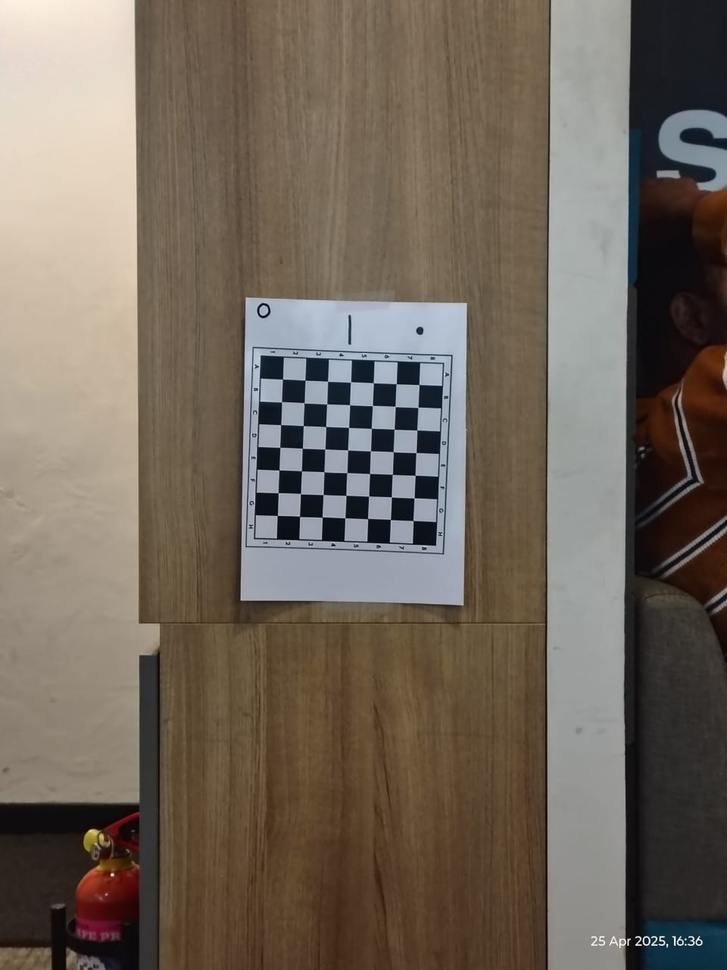
#> input picture data/checkerboard_patterns_left.jpeg, 727 x 970 px, shrunk from 960 x 1280 before the run, found by its file name
$ python sparse_disp_orb.py
#> lines starting #> are read from the running program, lines starting #| are printed output that depends on the picture; long printed decimals are rounded
import cv2
import numpy as np

# Load grayscale stereo images
imgR = cv2.imread('/home/vedant/Documents/Projects_Flam/stereo_disp/data/checkerboard_patterns_left.jpeg', cv2.IMREAD_GRAYSCALE)
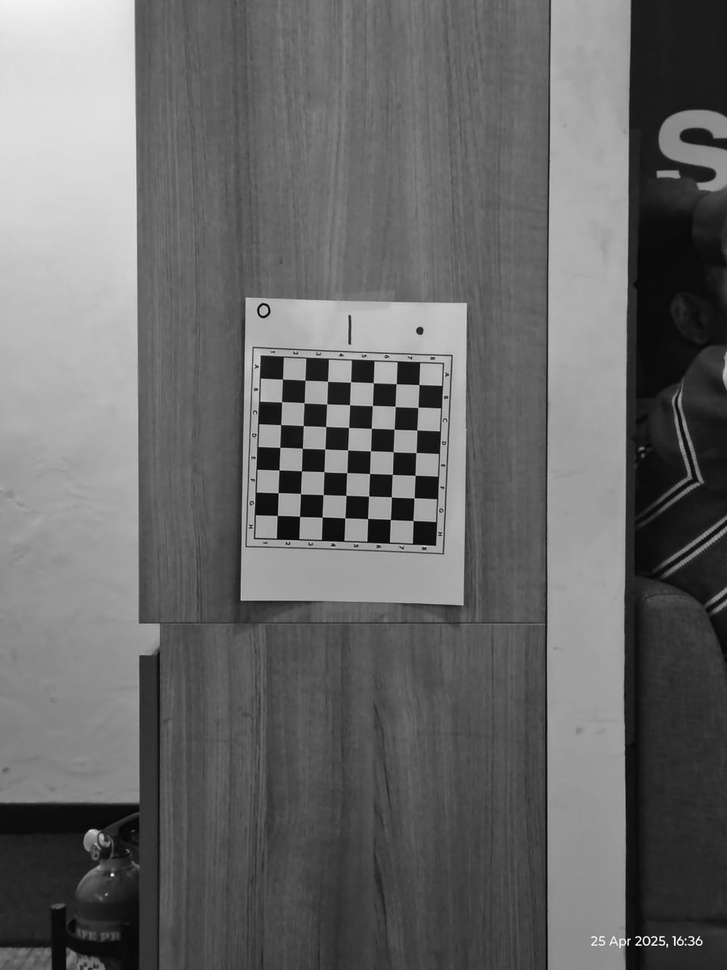
#> imgR: shape (970, 727); min 0, max 255, mean 104.9
imgL = cv2.imread('/home/vedant/Documents/Projects_Flam/stereo_disp/data/checkerboard_patterns_right.jpeg', cv2.IMREAD_GRAYSCALE)
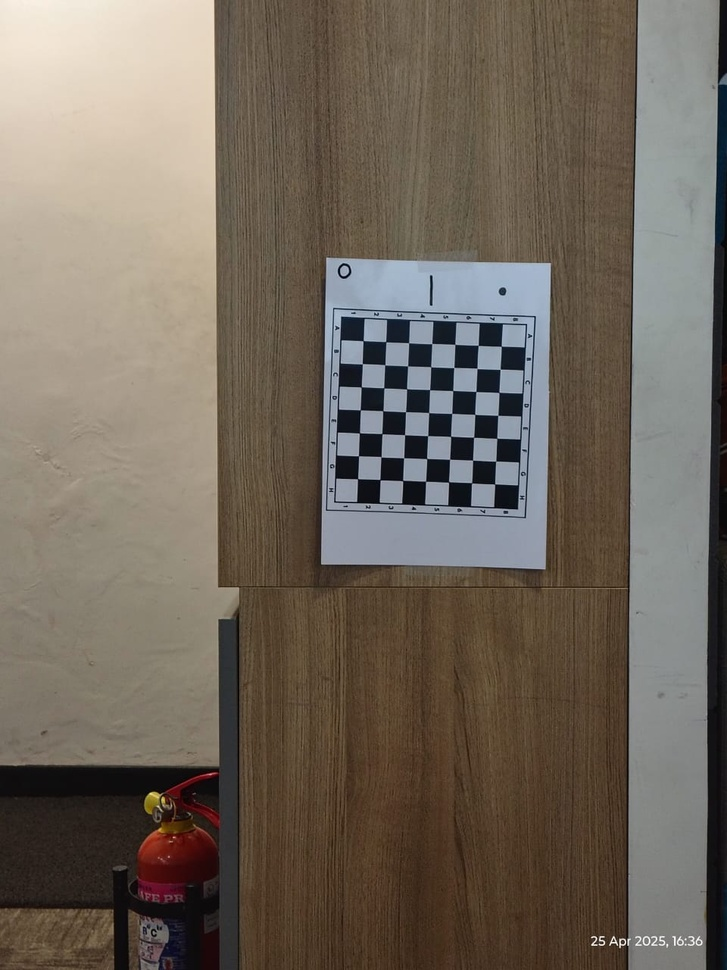
#> input picture data/checkerboard_patterns_right.jpeg, 727 x 970 px, shrunk from 960 x 1280 before the run, found by its file name
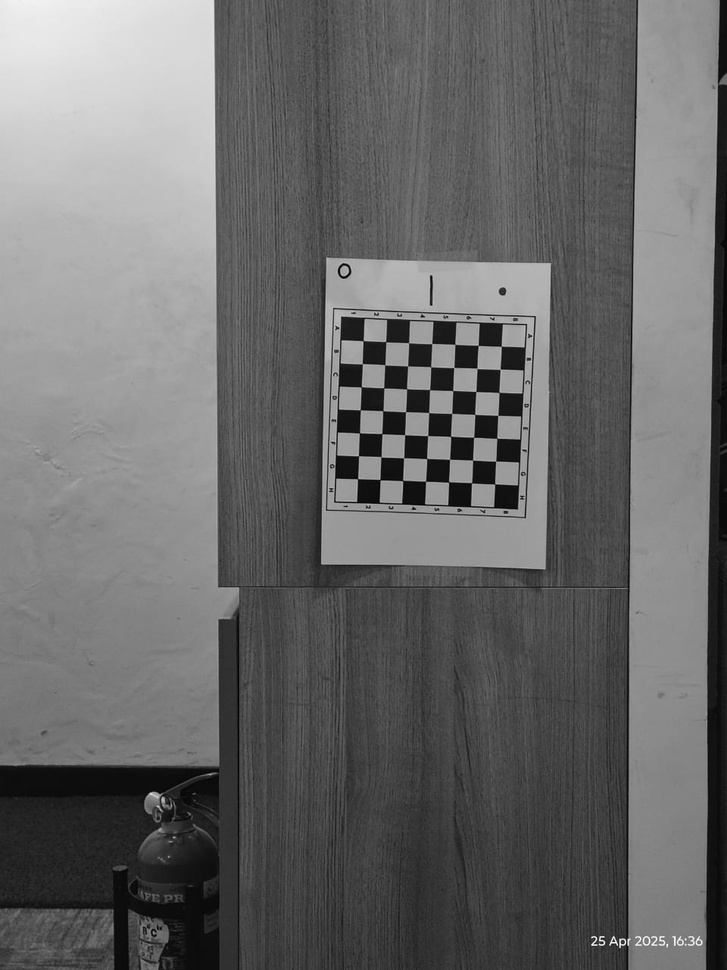
#> imgL: shape (970, 727); min 0, max 255, mean 105.1

# imgR = cv2.imread('/home/vedant/Documents/Projects_Flam/stereo_disp/data/min_pattern_floor_left.jpeg', cv2.IMREAD_GRAYSCALE)
# imgL = cv2.imread('/home/vedant/Documents/Projects_Flam/stereo_disp/data/min_pattern_floor_right.jpeg', cv2.IMREAD_GRAYSCALE)

# Detect ORB keypoints and descriptors
orb = cv2.ORB_create()
kpL, desL = orb.detectAndCompute(imgL, None)
#> kpL = 500 keypoints; strongest (x, y, size): (595, 937, 31), (343, 275, 31), (602, 936, 31), (613, 937, 31)
kpR, desR = orb.detectAndCompute(imgR, None)
#> kpR = 500 keypoints; strongest (x, y, size): (646, 936, 31), (693, 937, 31), (662, 936, 31), (674, 937, 31)

# Match descriptors using Brute-Force Matcher with Hamming distance
bf = cv2.BFMatcher(cv2.NORM_HAMMING, crossCheck=True)
matches = bf.match(desL, desR)
#> matches = 200 matches
matches = sorted(matches, key=lambda x: x.distance)

# Draw matches and compute disparity at each match point
sparse_disparities = []
for m in matches[:10]:  # limit to 50 best matches for simplicity
    ptL = kpL[m.queryIdx].pt
    ptR = kpR[m.trainIdx].pt
    disparity = ptL[0] - ptR[0]  # xL - xR
    sparse_disparities.append((ptL, disparity))
#> this loop made 10 passes
#> (ptL, ptR, disparity) on passes 1 to 10: ((358.6, 413.3), (277.9, 450.7), 80.64), ((470, 438.9), (347.3, 400.9), 122.7), ((471.6, 412.8), (278.4, 450), 193.2), ((445.8, 462.4), (298.6, 443.8), 147.2), ((402.3, 439.6), (321.4, 476.9), 80.87), ((465.3, 485.2), (400.6, 380.7), 64.7), ((358.8, 412.8), (388.8, 522), -30), ((475.2, 387.6), (366, 474), 109.2), ((491, 482.4), (364.3, 517), 126.7), ((383.6, 345.6), (387.1, 494.2), -3.46)
#> after the loop, sparse_disparities = [((358.6, 413.3), 80.64), ((470, 438.9), 122.7), ((471.6, 412.8), 193.2), ((445.8, 462.4), 147.2), ((402.3, 439.6), 80.87), ((465.3, 485.2), 64.7), ((358.8, 412.8), -30), ((475.2, 387.6), 109.2), ((491, 482.4), 126.7), ((383.6, 345.6), -3.46)]

# Copy original image to draw on
annotated_img = cv2.cvtColor(imgL.copy(), cv2.COLOR_GRAY2BGR)

# Annotate with alternate offsets to reduce overlap
for i, (pt, disp) in enumerate(sparse_disparities[:500]):
    x, y = int(pt[0]), int(pt[1])
    offset_y = -10 if i % 2 == 0 else 10  # alternate up/down
    cv2.circle(annotated_img, (x, y), 3, (0, 255, 0), -1)
    cv2.putText(annotated_img, str(i), (x + 5, y + offset_y),
                cv2.FONT_HERSHEY_SIMPLEX, 0.4, (0, 255, 255), 1)
#> this loop made 10 passes
#> (pt, disp, x, y, offset_y) on passes 1 to 10: ((358.6, 413.3), 80.64, 358, 413, -10), ((470, 438.9), 122.7, 470, 438, 10), ((471.6, 412.8), 193.2, 471, 412, -10), ((445.8, 462.4), 147.2, 445, 462, 10), ((402.3, 439.6), 80.87, 402, 439, -10), ((465.3, 485.2), 64.7, 465, 485, 10), ((358.8, 412.8), -30, 358, 412, -10), ((475.2, 387.6), 109.2, 475, 387, 10), ((491, 482.4), 126.7, 491, 482, -10), ((383.6, 345.6), -3.46, 383, 345, 10)
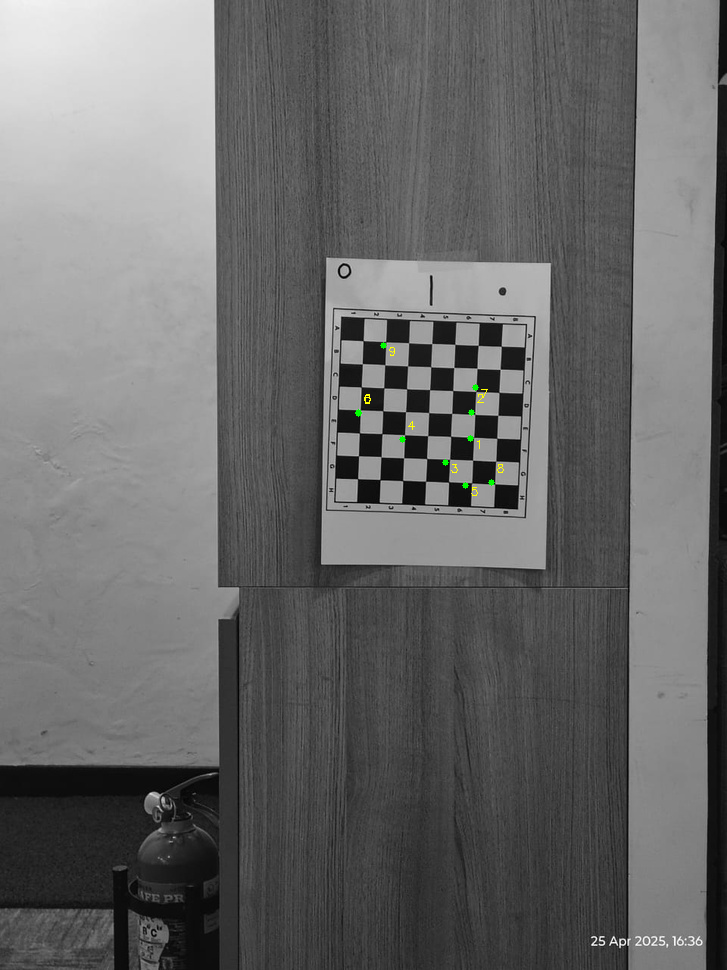
#> annotated_img: shape (970, 727, 3); mean B, G, R 105, 105.2, 105.1


cv2.imwrite("annotated_left_with_ids.png", annotated_img)

# Visualize matches (optional)
img_matches = cv2.drawMatches(imgL, kpL, imgR, kpR, matches[:10], None, flags=2)
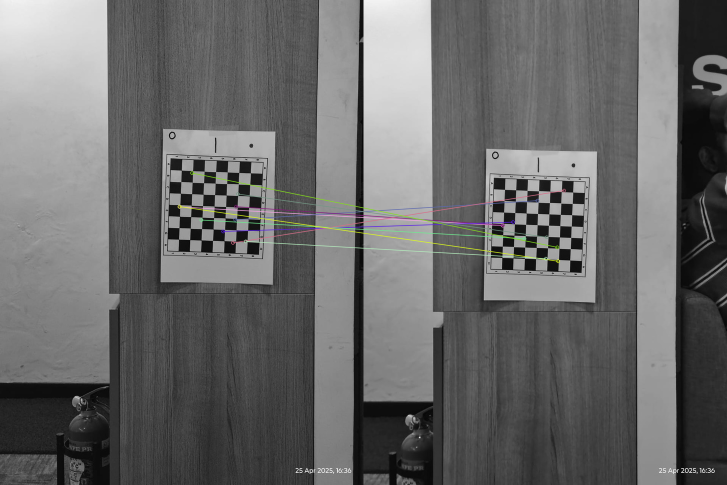
#> img_matches: shape (970, 1454, 3) (shown at 1/2 size); mean of channels 0, 1, 2 105.1, 105.3, 105.3; drawn as B, G, R
# cv2.imshow("Matches", img_matches)
# cv2.waitKey(0)
# cv2.destroyAllWindows()

# Print disparities
for i, (pt, disp) in enumerate(sparse_disparities):
    print(f"Point {i}: Location={pt}, Disparity={disp:.2f}")
#> this loop made 10 passes
#> (pt, disp) on passes 1 to 10: ((358.6, 413.3), 80.64), ((470, 438.9), 122.7), ((471.6, 412.8), 193.2), ((445.8, 462.4), 147.2), ((402.3, 439.6), 80.87), ((465.3, 485.2), 64.7), ((358.8, 412.8), -30), ((475.2, 387.6), 109.2), ((491, 482.4), 126.7), ((383.6, 345.6), -3.46)
#| Point 0: Location=(358.560, 413.280), Disparity=80.64
#| Point 1: Location=(470.016, 438.912), Disparity=122.69
#| Point 2: Location=(471.600, 412.800), Disparity=193.20
#| Point 3: Location=(445.824, 462.413), Disparity=147.23
#| Point 4: Location=(402.278, 439.603), Disparity=80.87
#| Point 5: Location=(465.316, 485.223), Disparity=64.70
#| Point 6: Location=(358.800, 412.800), Disparity=-30.00
#| Point 7: Location=(475.200, 387.600), Disparity=109.20
#> (further printed lines are left out)

cv2.imwrite("sparse_disparity_matches.png", img_matches)

# Save sparse disparities to a file
with open("sparse_disparities_with_ids.txt", "w") as f:
    f.write("Index, X, Y, Disparity\n")
    for i, (pt, disp) in enumerate(sparse_disparities[:10]):
        x, y = pt
        f.write(f"{i}, {x:.2f}, {y:.2f}, {disp:.2f}\n")
#> this loop made 10 passes
#> (disp, x, y) on passes 1 to 10: (80.64, 358.6, 413.3), (122.7, 470, 438.9), (193.2, 471.6, 412.8), (147.2, 445.8, 462.4), (80.87, 402.3, 439.6), (64.7, 465.3, 485.2), (-30, 358.8, 412.8), (109.2, 475.2, 387.6), (126.7, 491, 482.4), (-3.46, 383.6, 345.6)
